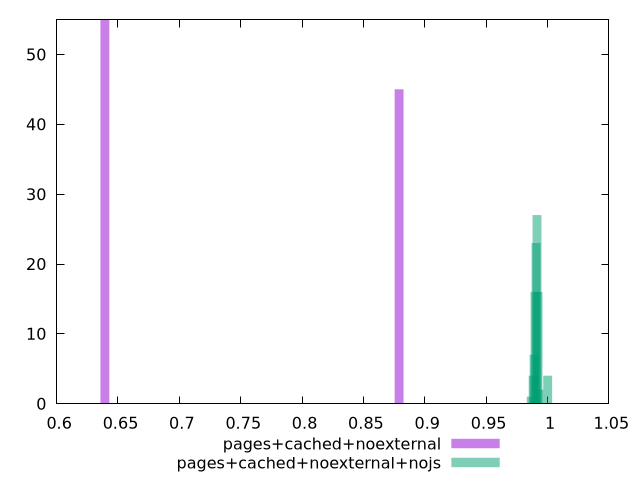

This chart was generated by the following gnuplot code:
$_pagesCachedNoexternal <<EOF
117.42842121164311 45
469.71368484657245 55
EOF
$_pagesCachedNoexternalNojs <<EOF
12.343643725874948 16
14.242665837548017 4
10.44462161420188 27
11.394132670038413 23
8.54559950252881 16
13.293154781711483 7
0 4
7.596088446692276 2
16.141687949221087 1
EOF
set key outside below
set terminal pngcairo
set output "report_00006_2020-11-02T20-21-41.718Z/render-blocking-resources/render-blocking-resources_pages+cached+noexternal_pages+cached+noexternal+nojs+hist.png"
set boxwidth 9.39427369693145
set style fill transparent solid 0.5 noborder
set yrange [0:55]
plot $_pagesCachedNoexternal title "pages+cached+noexternal" with boxes ,$_pagesCachedNoexternalNojs title "pages+cached+noexternal+nojs" with boxes ,
